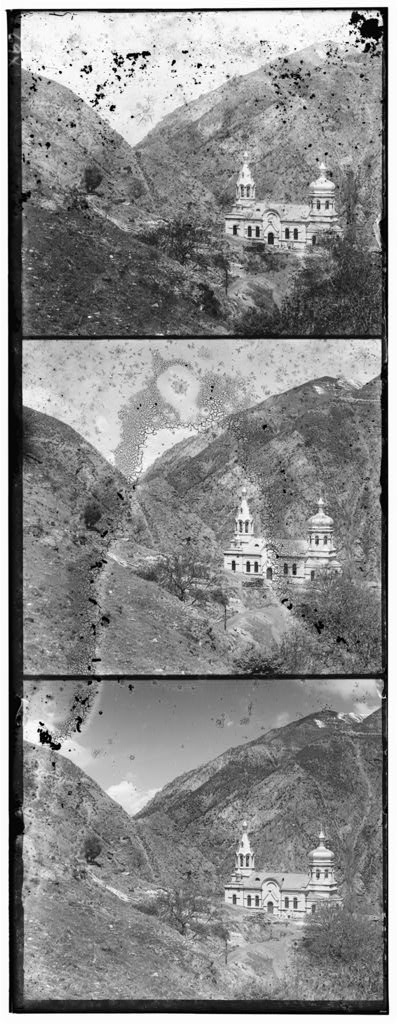
#> input picture data/00056v.jpg, 398 x 1024 px; its folder holds only this picture in this run
$ python main.py
#> lines starting #> are read from the running program, lines starting #| are printed output that depends on the picture
### code/utils.py
import numpy as np
import cv2

def load_image(filepath):
    # Normalizasyon
#> called with filepath = 'code/../data/00056v.jpg'
    img = cv2.imread(filepath, cv2.IMREAD_GRAYSCALE)
#> img is the input picture: shape (1024, 398); min 0, max 255, mean 138.2
    if img is None:
        raise ValueError(f"Yukleme Basarisiz: {filepath}")
    # 0-255 arasi degerleri 0-1 arasina getir dersin 3. hafta konusunda gormustuk.
    img_float = img.astype(np.float32) / 255.0
    return img_float
def split_image(image):
    height, width = image.shape
#> height = 1024; width = 398
    third_height = height // 3
#> third_height = 341
    b_channel = image[0:third_height, :]               # Blue Channel
    g_channel = image[third_height:2*third_height, :]  # Green Chanel
    r_channel = image[2*third_height:3*third_height, :] # Red Cahannel
    return b_channel, g_channel, r_channel

### code/alignment.py
import numpy as np

def ssd_metric(img1, img2):
    if img1.shape != img2.shape:
        raise ValueError("Boyut Hatasi")
    diff = img1 - img2
    ssd = np.sum(diff ** 2)
    return ssd
# [8 lines left out: function ncc_metric, not called in this run]
def align_channel(base_channel, align_channel, search_range=15, metric='ssd'):
    best_score = float('inf') if metric == 'ssd' else -1
    best_shift = (0, 0)

    # Kirpma islemine giriyoruz
    h, w = base_channel.shape
    crop_h, crop_w = h // 5, w // 5
    base_cropped = base_channel[crop_h:-crop_h, crop_w:-crop_w]
    for dy in range(-search_range, search_range + 1):
        for dx in range(-search_range, search_range + 1):
            shifted = np.roll(align_channel, shift=(dy, dx), axis=(0, 1))
            shifted_cropped = shifted[crop_h:-crop_h, crop_w:-crop_w]
            if metric == 'ssd':
                score = ssd_metric(base_cropped, shifted_cropped)
                if score < best_score:
                    best_score = score
                    best_shift = (dy, dx)
            elif metric == 'ncc':
                score = ncc_metric(base_cropped, shifted_cropped)
                if score > best_score:
                    best_score = score
                    best_shift = (dy, dx)

    return best_shift, best_score

### code/enhancement.py
import numpy as np
#Iyilestirme
def crop_borders(image, percent=0.1):
    h, w, _ = image.shape
    crop_h = int(h * percent)
    crop_w = int(w * percent)
    cropped_img = image[crop_h:-crop_h, crop_w:-crop_w]
    return cropped_img

### code/main.py
import numpy as np
import matplotlib.pyplot as plt
from enhancement import crop_borders
from utils import load_image, split_image
from alignment import align_channel
import os
import cv2
proje_raporu=[]

def ensure_3_channels(image):
    if image.ndim == 3 and image.shape[2] == 4:
        return image[:, :, :3]
    return image

def process_single_image(filepath, filename, results_dir):

    print(f"\n--> Uzerinde Calisiliyor: {filename}")
    try:
        img = load_image(filepath)
        b, g, r = split_image(img)
    except Exception as e:
        print(f"ERROR: {filename} okunamadı. Nedeni???: {e}")
        return
    # Gorsel-1  Hizalanma Yapilmamis Hali 3 channelli bir yapi transparencyi dahil etmiyoruz.
    naive_img = cv2.merge([b, g, r])
    # Eğer resim 0-1 arasındaysa 0-255 yapmamız lazım (3.Haftanın dersinde işlemiştik)
    if naive_img.max() <= 1.0:
        naive_img = (naive_img * 255).astype(np.uint8)

    cv2.imwrite(os.path.join(results_dir, filename + "_unaligned.jpg"), naive_img)
    #Hesaplama
    shift_g, _ = align_channel(b, g, search_range=15, metric='ssd')
#> in align_channel, `base_cropped = base_channel[crop_h:-crop_h, crop_w:-crop_w]`:
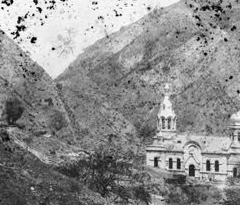
#> base_cropped: shape (205, 240) float32; min 0, max 1, mean 0.556
#> the loop in align_channel, `for dy in range(-search_range, search_range + 1):` made 31 passes
#> pass 1, in ssd_metric (call 4), `diff = img1 - img2`:
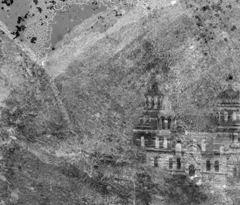
#> diff: shape (205, 240) float32; min -0.914, max 0.973, mean 0.0144; drawn with min black and max white
    shift_r, _ = align_channel(b, r, search_range=15, metric='ssd')
#> the loop in align_channel (call 2), `for dy in range(-search_range, search_range + 1):` made 31 passes
#> pass 1, in ssd_metric (call 965), `diff = img1 - img2`:
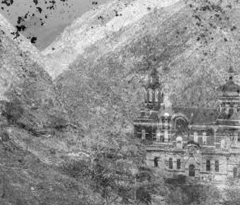
#> diff: shape (205, 240) float32; min -0.937, max 0.769, mean 0.015; drawn with min black and max white
    # Hizalama
    g_aligned = np.roll(g, shift=shift_g, axis=(0, 1))
    r_aligned = np.roll(r, shift=shift_r, axis=(0, 1))
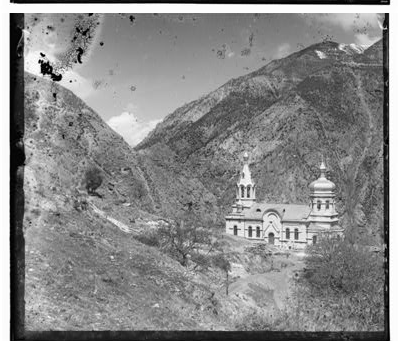
#> r_aligned: shape (341, 398) float32; min 0, max 1, mean 0.533
    aligned_img = cv2.merge([b, g_aligned, r_aligned])
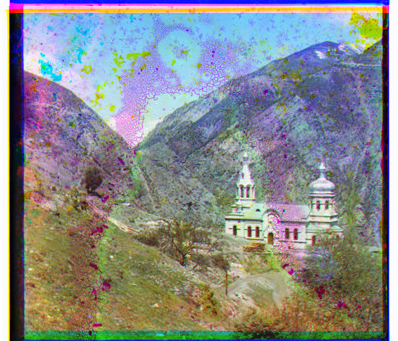
#> aligned_img: shape (341, 398, 3) float32; mean of channels 0, 1, 2 0.548, 0.543, 0.533; drawn as B, G, R
    if aligned_img.max() <= 1.0:
        aligned_img = (aligned_img * 255).astype(np.uint8)

    cv2.imwrite(os.path.join(results_dir, filename + "_aligned.jpg"), aligned_img)

    # Gorsel-3   Nihai Hali

    # Kenar Kirpma Islemi
    final_img = crop_borders(aligned_img, percent=0.07)
#> in crop_borders, `cropped_img = image[crop_h:-crop_h, crop_w:-crop_w]`:
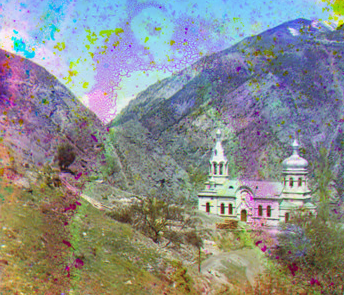
#> cropped_img: shape (295, 344, 3); mean of channels 0, 1, 2 141.4, 140.6, 137.5; drawn as B, G, R
    cv2.imwrite(os.path.join(results_dir, filename + "_enhanced.jpg"), final_img)
    print(f"   -> Kaydedildi: {filename} (G:{shift_g}, R:{shift_r})")
#|    -> Kaydedildi: 00056v.jpg (G:(6, 1), R:(13, 1))
    proje_raporu.append({
        "isim": filename,
        "g_vec": shift_g,
        "r_vec": shift_r
    })
    # Istenilen Gorsel Bicimini olusturma
    fig, axes = plt.subplots(3, 1, figsize=(8, 18))

    # Hizalanmamis Resim
    axes[0].imshow(np.clip(naive_img, 0, 1))
    axes[0].set_title(f"1. Hizalanmamis", fontsize=12, color='red')
    axes[0].axis('off')

    # 2. Hizalanmis resim
    axes[1].imshow(np.clip(aligned_img, 0, 1))
    axes[1].set_title(f"2. Hizalanmis (G:{shift_g}, R:{shift_r})", fontsize=12, color='blue')
    axes[1].axis('off')

    # 3. ulasilan son foto
    axes[2].imshow(np.clip(final_img, 0, 1))
    axes[2].set_title(f"3. Nihai Sonuc", fontsize=12, color='green')
    axes[2].axis('off')

    plt.tight_layout()

    print(f"    Islem Tamamlandi!!!! Tesekkurler:)")

if __name__ == "__main__":
    current_dir = os.path.dirname(os.path.abspath(__file__))
    data_dir = os.path.join(current_dir, '..', 'data')
    results_dir = os.path.join(current_dir, '..', 'results')

    if not os.path.exists(results_dir):
        os.makedirs(results_dir)

    if not os.path.exists(data_dir):
        print("Dikkat!!! 'data' klasörü bulunamadı!")
    else:
        valid_extensions = ('.jpg', '.jpeg', '.png', '.tif', '.tiff')
        image_files = [f for f in os.listdir(data_dir) if f.lower().endswith(valid_extensions)]
        if not image_files:
            print("UYARI: 'data' klasöründe resim bulunamadı!")
            print("Istenilen resimleri data klasorune atip tekrar deneyin.")
        else:
            print(f"Toplam {len(image_files)} tane gorsel bulundu. Program Basliyor!!!")
            for img_file in image_files:
                full_path = os.path.join(data_dir, img_file)
                process_single_image(full_path, img_file, results_dir)
            print("\n\nPROGRAM BASARILI BIR SEKILDE SONLANDI\nRENKLI RESIMLER 'results' KLASORUNDE\n")
            print("IYI CALISMALAR\n\n\n")


# --- PROGRAM SONU RAPOR TABLOSU ---
print("\n" + "="*75)
print(f"{'ALIGNMENT VALUES':^75}")
print("="*75)
print(f"{'Image Name':<25} | {'Green Vector':<20} | {'Red Vector':<20}")
print("-" * 75)

for veri in proje_raporu:
    # HATA BURADAYDI: 'g_shift' yerine 'g_vec' yazman lazımdı.
    # Çünkü yukarıda sözlüğe 'g_vec' adıyla kaydettik.
    g_str = str(veri['g_vec'])
    r_str = str(veri['r_vec'])

    print(f"{veri['isim']:<25} | {g_str:<20} | {r_str:<20}")
#> this loop made 1 pass
#> veri on pass 1: {'isim': '00056v.jpg', 'g_vec': (6, 1), 'r_vec': (13, 1)}
#| 00056v.jpg                | (6, 1)               | (13, 1)

print("-" * 75)
print(f"Toplam İşlenen Görsel: {len(proje_raporu)}")
#| Toplam İşlenen Görsel: 1
print("="*75)
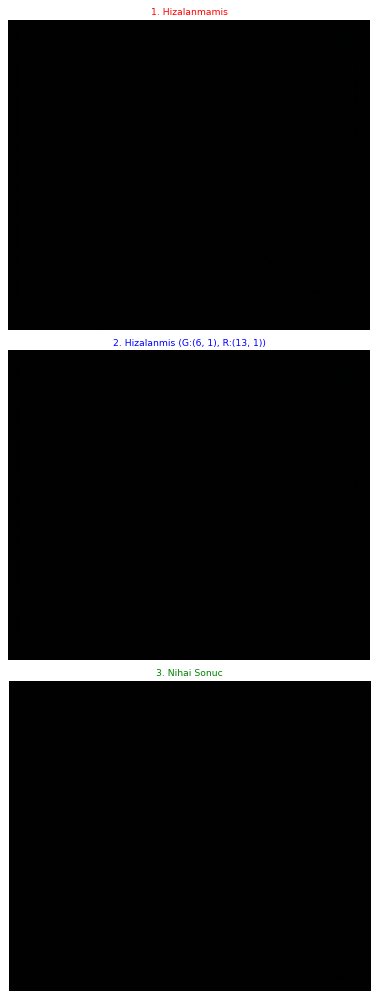
#> figure drawn by matplotlib, 3 panels

$ run again, on data/00106v (3).jpg
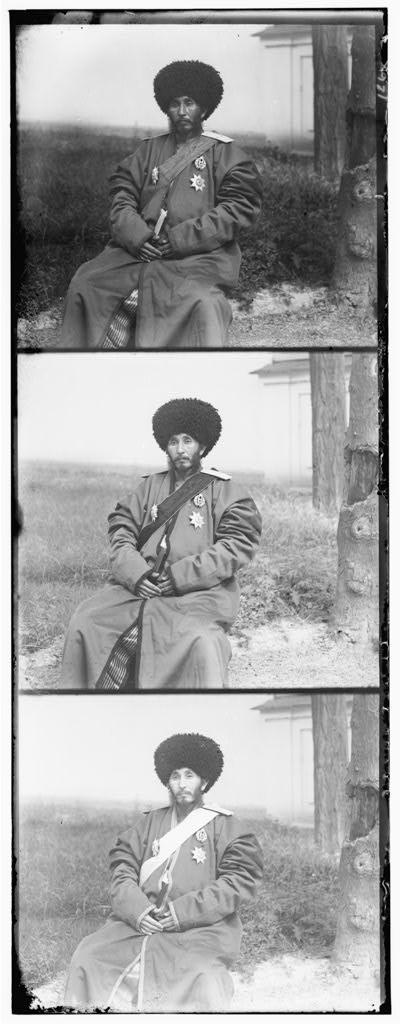
#> input picture data/00106v (3).jpg, 401 x 1024 px
#> in load_image, img is the input picture: shape (1024, 401); min 0, max 255, mean 162.5
#> the loop in align_channel, `for dy in range(-search_range, search_range + 1):` made 31 passes
#> in crop_borders, `cropped_img = image[crop_h:-crop_h, crop_w:-crop_w]`:
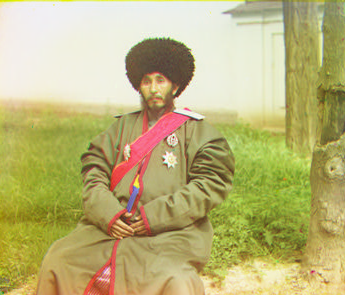
#> cropped_img: shape (295, 345, 3); mean of channels 0, 1, 2 120.9, 179.2, 187.2; drawn as B, G, R
#|    -> Kaydedildi: 00106v (3).jpg (G:(4, 1), R:(9, -1))
#> the loop `for veri in proje_raporu: # HATA BURADAYDI: 'g_shift' yerine 'g_vec' y..` made 1 pass
#| 00106v (3).jpg            | (4, 1)               | (9, -1)
#| Toplam İşlenen Görsel: 1
#> `print("="*75)`:
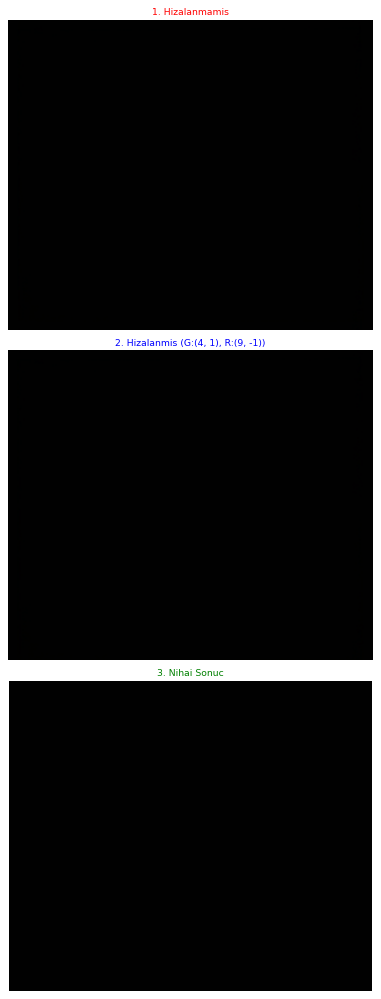
#> figure drawn by matplotlib, 3 panels

$ run again, on data/00153v.jpg
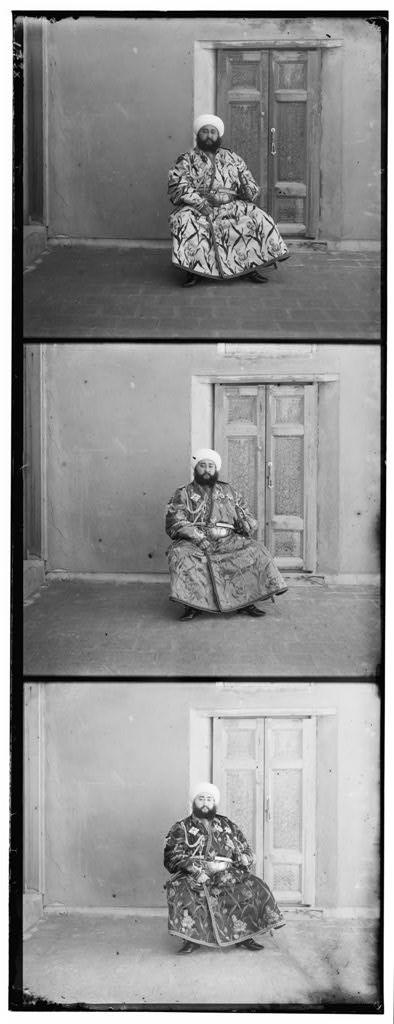
#> input picture data/00153v.jpg, 394 x 1024 px
#> in load_image, img is the input picture: shape (1024, 394); min 0, max 255, mean 145.2
#> the loop in align_channel, `for dy in range(-search_range, search_range + 1):` made 31 passes
#> pass 1, in ssd_metric (call 4), `diff = img1 - img2`:
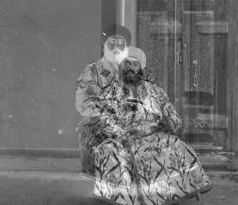
#> diff: shape (205, 238) float32; min -0.769, max 0.78, mean -0.0875; drawn with min black and max white
#> in crop_borders, `cropped_img = image[crop_h:-crop_h, crop_w:-crop_w]`:
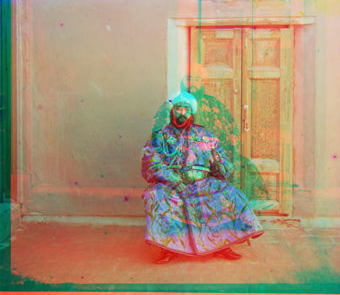
#> cropped_img: shape (295, 340, 3); mean of channels 0, 1, 2 116.6, 145.1, 166.3; drawn as B, G, R
#|    -> Kaydedildi: 00153v.jpg (G:(7, 3), R:(-15, 15))
#> the loop `for veri in proje_raporu: # HATA BURADAYDI: 'g_shift' yerine 'g_vec' y..` made 1 pass
#> veri on pass 1: {'isim': '00153v.jpg', 'g_vec': (7, 3), 'r_vec': (-15, 15)}
#> (printed output is left out)
#| Toplam İşlenen Görsel: 1

$ run again, on data/00088v.jpg
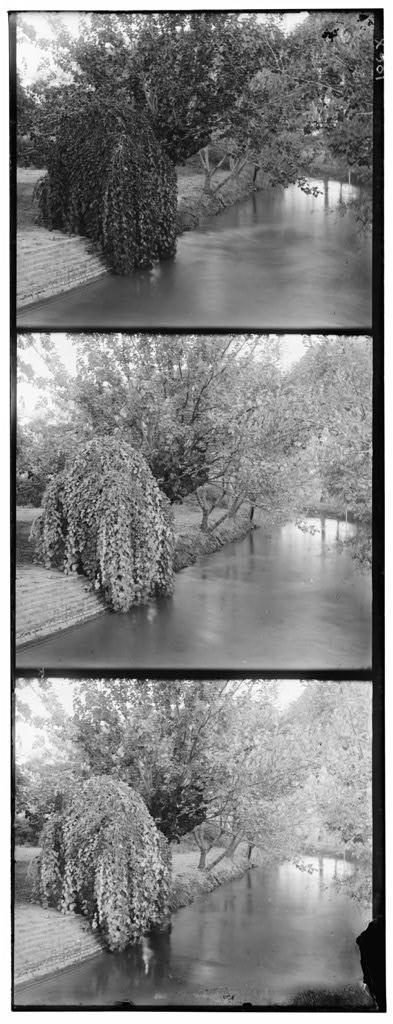
#> input picture data/00088v.jpg, 393 x 1024 px
#> in load_image, img is the input picture: shape (1024, 393); min 0, max 255, mean 130.8
#> the loop in align_channel, `for dy in range(-search_range, search_range + 1):` made 31 passes
#|    -> Kaydedildi: 00088v.jpg (G:(3, 3), R:(4, 5))
#> the loop `for veri in proje_raporu: # HATA BURADAYDI: 'g_shift' yerine 'g_vec' y..` made 1 pass
#> veri on pass 1: {'isim': '00088v.jpg', 'g_vec': (3, 3), 'r_vec': (4, 5)}
#> (printed output is left out)
#| Toplam İşlenen Görsel: 1
#> `print("="*75)`:
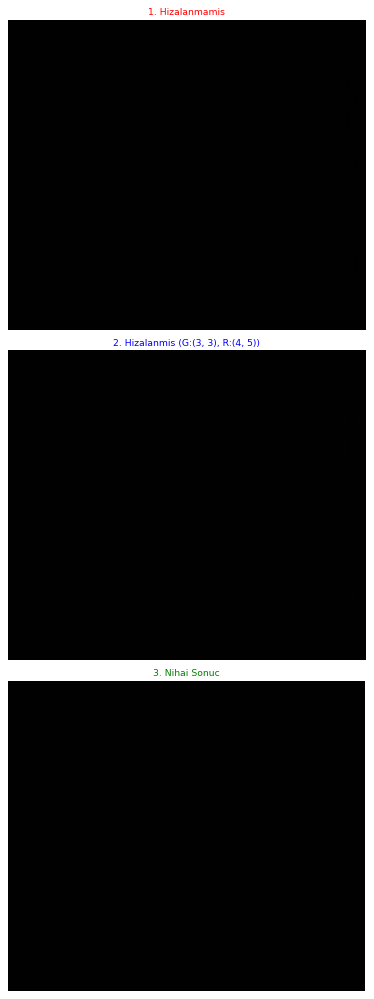
#> figure drawn by matplotlib, 3 panels
